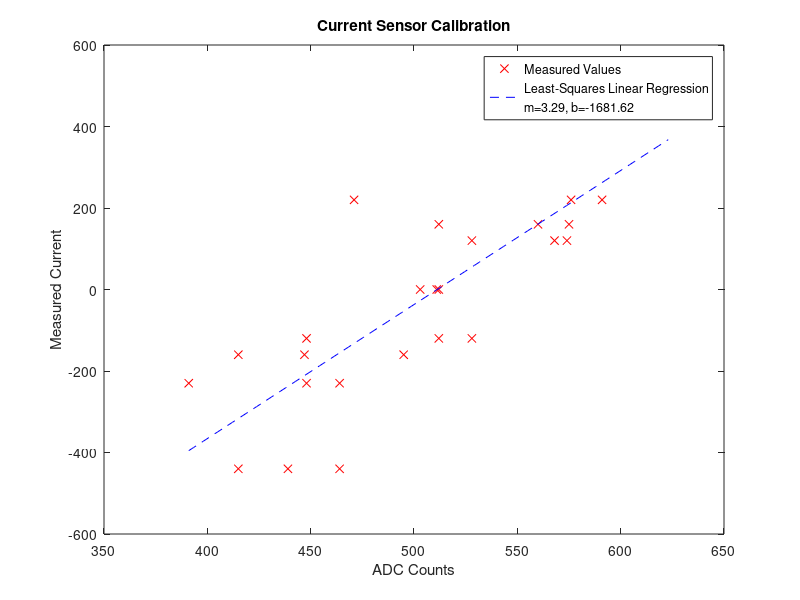

Here is the MATLAB script that generated this plot:
%%
clear
close all
%% 
calibrationVals_counts = [568 574 528 448 512 528 575 560 512 495 415 447 591 471 576 391 464 448 608 607 623 439 415 464 503 512 511];
calibrationVals_mA = [120 120 120 -120 -120 -120 160 160 160 -160 -160 -160 220 220 220 -230 -230 -230 430 430 430 -440 -440 -440 0 0 0];

p = polyfit(calibrationVals_counts, calibrationVals_mA, 1);
m = p(1);
b = p(2);

countVals = linspace(min(calibrationVals_counts), max(calibrationVals_counts), 100);

figure
plot(calibrationVals_counts, calibrationVals_mA, 'rx')
hold on
plot(countVals,m*countVals+b, 'b--');
xlabel('ADC Counts')
ylabel('Measured Current')
title('Current Sensor Calibration')
legend('Measured Values', sprintf('Least-Squares Linear Regression\nm=%.2f, b=%.2f', m, b), location='best')
%%
saveas(gcf,'..\latex\images\current_sensor_calibration_curve.png');